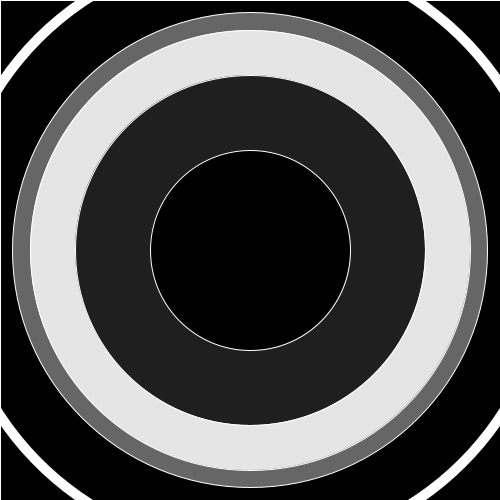
Frame 1 (no input)
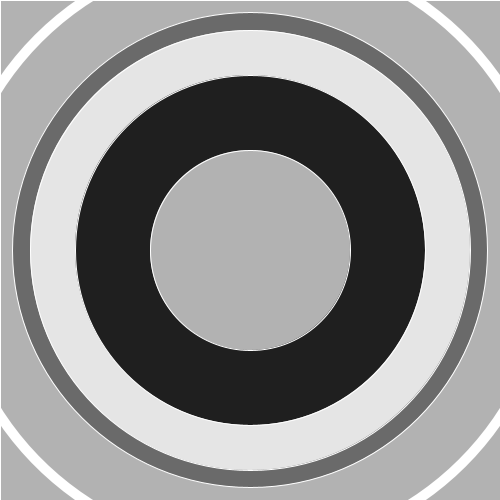
Frame 60 (the mouse pressed at the canvas centre just before this capture)
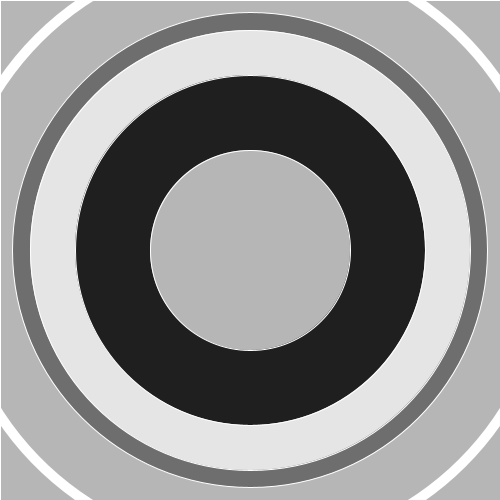
Frame 120 (the mouse held since frame 60 and released just before this capture)

The Processing sketch that drew these frames (run headless with seeded random() and noise(); from frame 60 on, the mouse is pressed at the canvas centre):

// Processing sketch: processing_73815
// ── processing_73815.pde

int prevSec;
int millisRolloverTime;

void setup() {
  size(500, 500);
  millisRolloverTime = 0;
  ellipseMode(CENTER);
  stroke (255);
}

void draw() {

  int S = second();

  // Reckon the current millisecond, 
  // particularly if the second has rolled over.
  // Note that this is more correct than using millis()00;
  if (prevSec != S) {
    millisRolloverTime = millis();
  } 
  prevSec = S;
  int mils = millis() - millisRolloverTime;

  float milShade = map (mils, 0,1000, 0,255);
  float secShade = map (second(), 0, 60, 0, 255);
  float minShade = map (minute(), 0, 60, 0, 255);
  float houShade = map (hour(), 0, 24, 0, 255);
  
  background(255);
  strokeWeight (1);
  
  fill(milShade);
  rect (0,0, 500,500);

  fill (secShade);
  ellipse (width/2, height/2, 475, 475);

  fill (minShade);
  ellipse (width/2, height/2, 440, 440);

  fill (houShade);
  ellipse (width/2, height/2, 350, 350);
  
  fill (milShade);
  ellipse (width/2, height/2, 200, 200);
  
  noFill();
  strokeWeight(10);
  ellipse (width/2, height/2, 600, 600);

}
